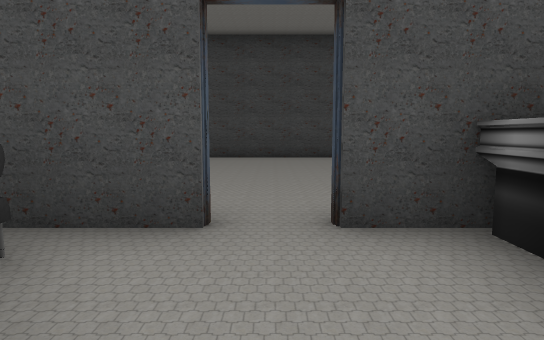
[1] (above)

24 first-person views from a walk through a Unity game level. The camera is 1.3 m above the floor, tilts 6° down and sees 75° across. Doors are open. The floor is counted in squares, 2 m on a side. Each view is taken from the middle of a square. On the plan, view 1 faces up. The plan holds only what a view shows up to about 10 squares ahead; the rest is blank. The player character is not drawn. Some animated figures are not drawn. Some surface patterns are stand-ins.

[2]
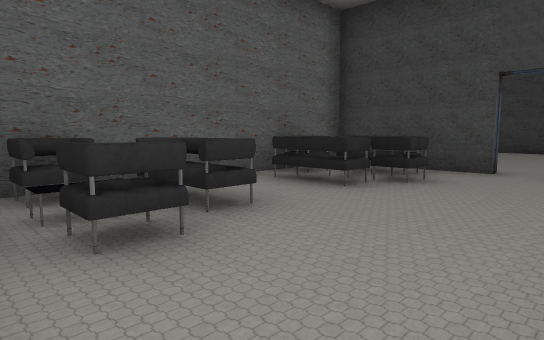

[3]
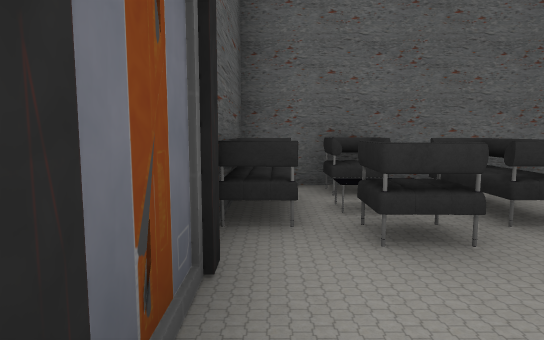

[4]
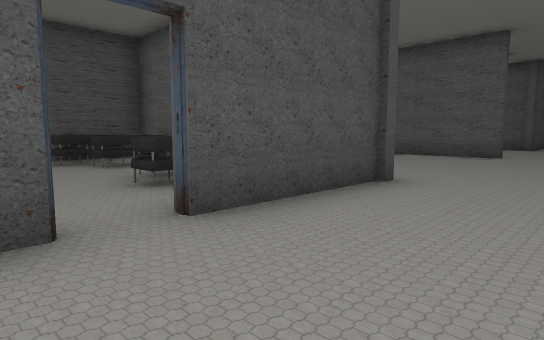

[5]
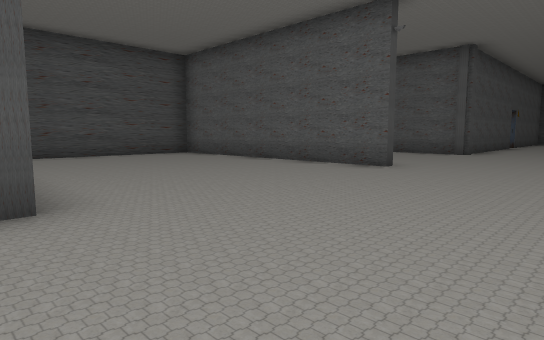

[6]
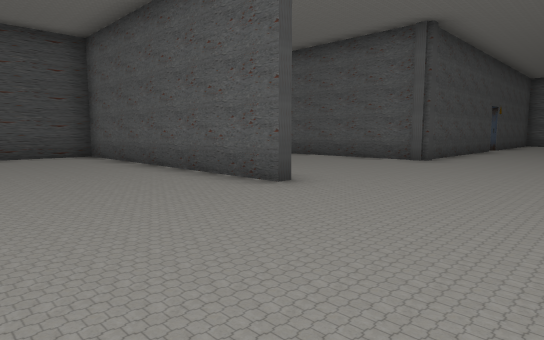

[7]
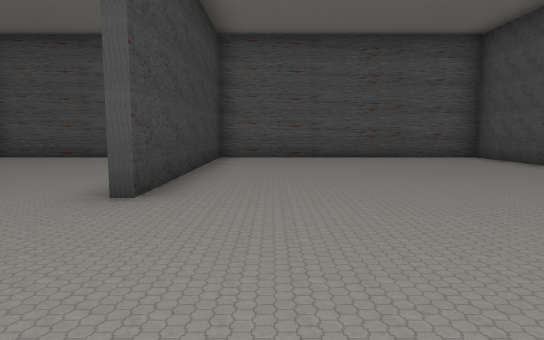

[8]
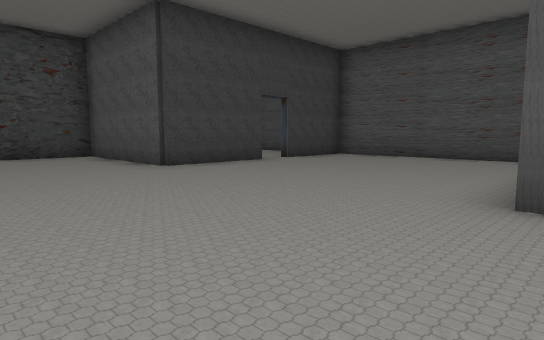

[9]
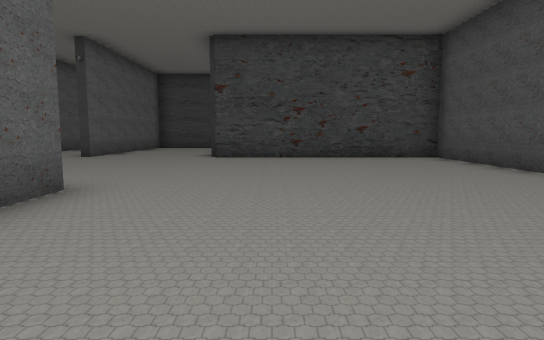

[10]
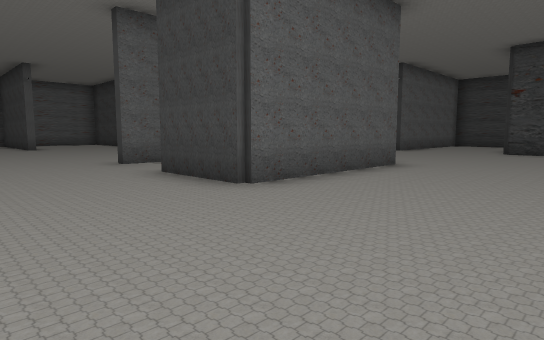

[11]
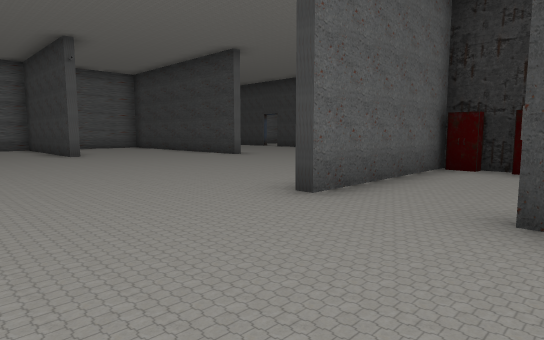

[12]
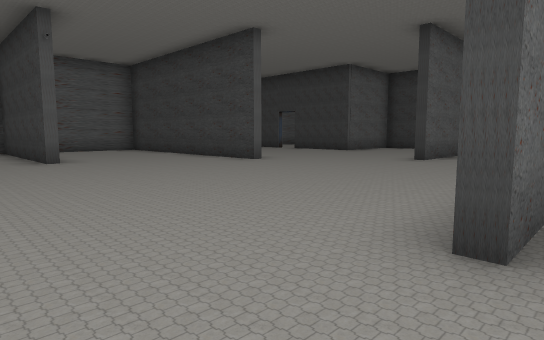

[13]
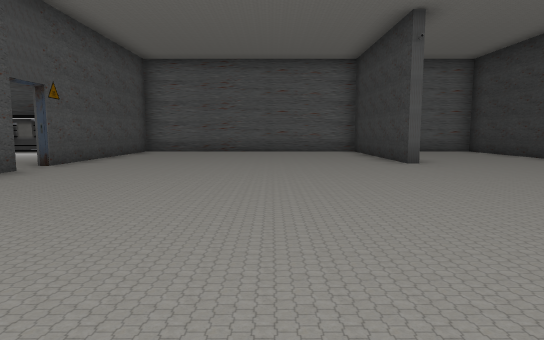

[14]
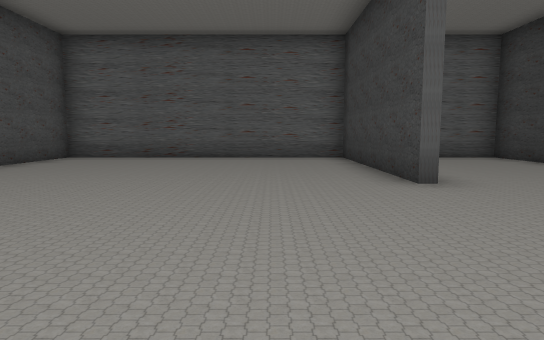

[15]
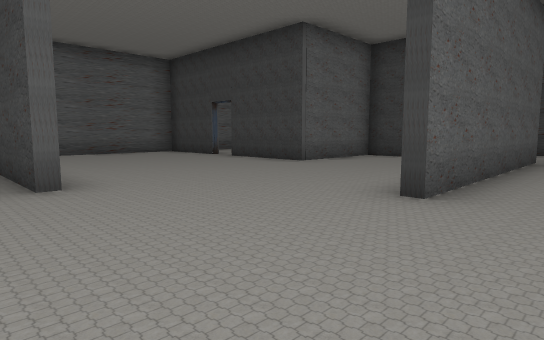

[16]
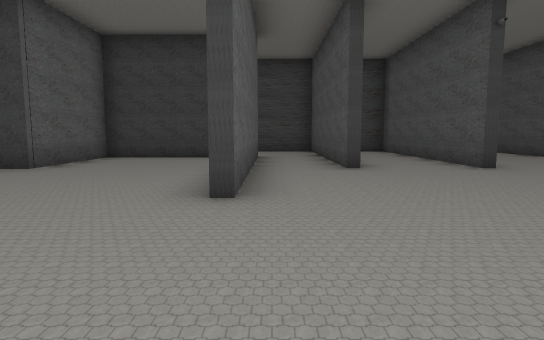

[17]
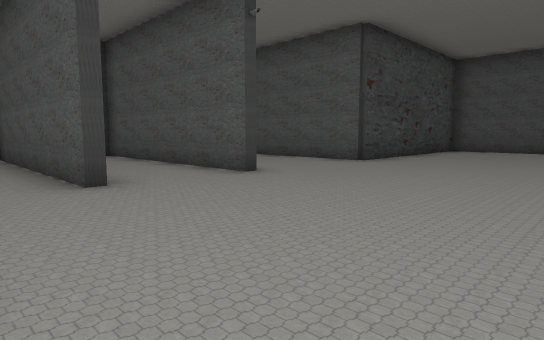

[18]
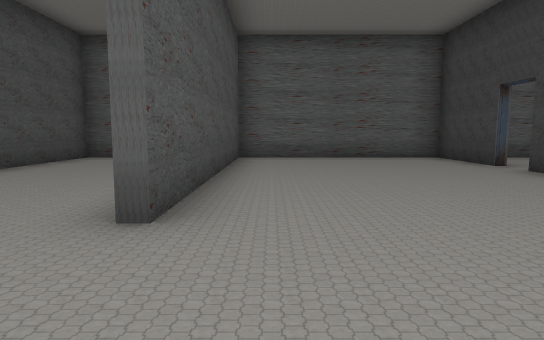

[19]
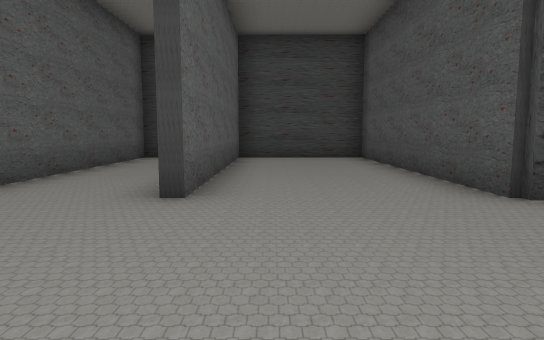

[20]
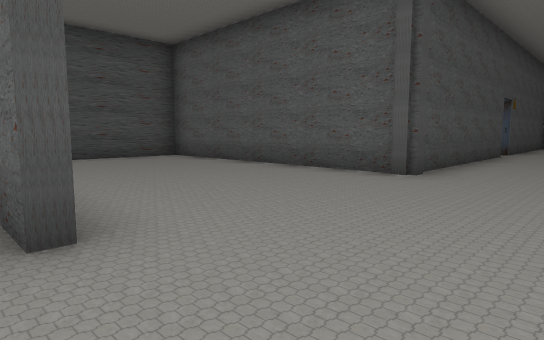

[21]
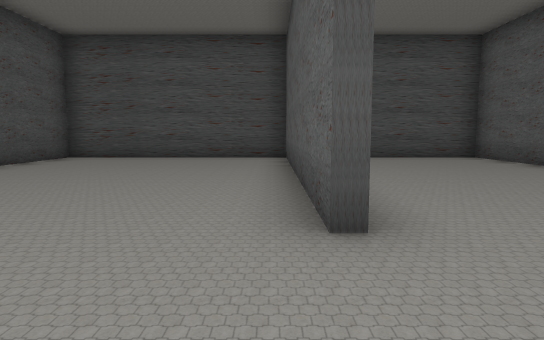

[22]
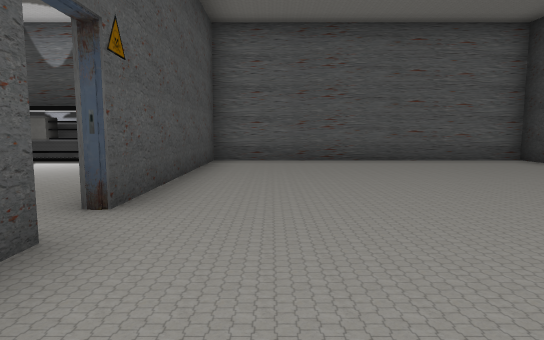

[23]
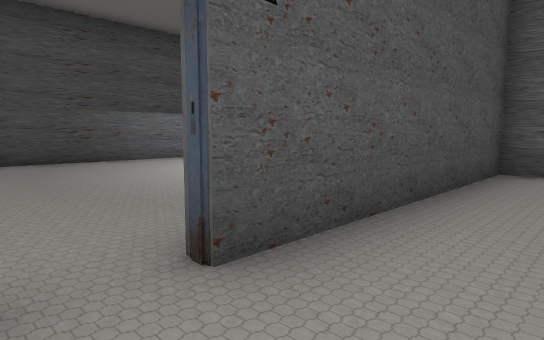

[24]
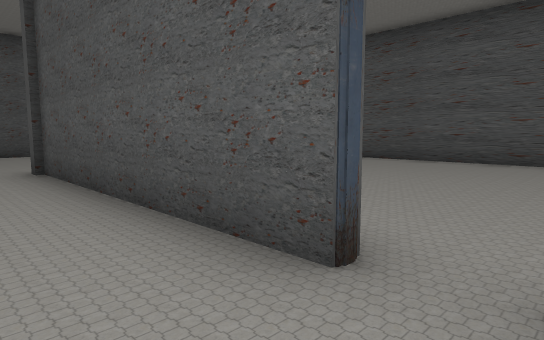

### Floor plan
Points are (right, up) in squares from view 1. A wall is a line through its corners. A room is listed if a view was taken in it or the views show most of it. See-through windows are left out.
Room 1 (views 1, 2, 3)
walls: (-0.4, 2.4) (-1.4, 2.4); (1.9, 2.4) (0.4, 2.4); (-3.4, 1.4) (-3.4, -4.3) (0.7, -4.2); (-2.4, 2.4) (-3.4, 2.4)
ways out: open door at (0, 2.5) to room 2
objects: other object (-3, -3); other object (-3, 1); other object (-2, -4); other object (-2, -3) to (-1, -3); other object (-2, -2); other object (-2, 0); other object (-2, 1) to (-2, 2); other object (-1, 1)
Room 2 (views 4, 5, 6, 7, 8, 9, 10, 11, 12, 13, 14, 15, 16, 17, 18, 19, 20, 21, 22, 23, 24)
walls: (-12.7, 13.6) (-13.3, 13.6); (-12.4, 13.9) (-12.9, 13.9); (-13.4, 14) (-13.4, 10); (-9.4, 14.1) (-9.4, 9.9) (-11.5, 9.9); (-9.4, 2.9) (-9.4, -4.3) (-3.6, -4.3) (-3.6, -1.9); (-9.6, 1.8) (-9.6, 2.5); (-19.5, 13.9) (-26.4, 13.9) (-26.4, 12.4); (-21.5, 9.9) (-26.4, 9.9) (-26.4, 2.6) (-20.9, 2.6); (-20.1, 2.6) (-15.4, 2.6); (-12.1, 19.4) (-12.1, 25.4); (-14.6, 19.5) (-14.6, 22.4); (-3.8, 2.6) (-0.4, 2.6); (-3.4, 2.4) (-3.4, 1.4); (-1.4, 2.4) (-2.4, 2.4); (-14.4, -4.4) (-11.5, -4.4); (-26.4, 10.9) (-26.4, 10.1) (-23.2, 10.1); (-16.4, 22.5) (-16.4, 16.5); (-17.6, 22.4) (-20.4, 22.4) (-20.4, 19.4) (-23.1, 19.4); (0.1, 15.4) (-2.6, 15.4) (-2.6, 19.4) (-8.6, 19.4) (-8.6, 25.4) (-11.9, 25.4) (-11.9, 19.5); (0.4, 2.6) (3.4, 2.6) (3.4, 9.4) (-2.5, 9.4); (-23.9, 19.4) (-26.4, 19.4) (-26.4, 14.1) (-19.5, 14.1); (1.9, 15.4) (0.9, 15.4); (-26.4, -0.5) (-26.4, -1.6); (-14.4, 25.4) (-14.4, 20.4); (3.4, 10.6) (3.4, 15.2); (-25.1, -4.5) (-16, -4.4)
ways out: open door at (0, 2.5) to room 1; opening at (-16, 23); open door at (-26, -0.5); open door at (-23.5, 19); open door at (-20.5, 2.5); open door at (0.5, 15)

Where each view was taken, in squares from view 1:
view 1: 0 up, 0 right, facing up
view 2: 4 down, 1 right, facing up-left
view 3: 4 down, 1 right, facing left
view 4: 5 up, 1 right, facing down-left
view 5: 6 up, 3 left, facing down-left
view 6: 6 up, 6 left, facing down-left
view 7: 8 up, 6 left, facing right
view 8: 9 up, 6 left, facing up-right
view 9: 10 up, 7 left, facing up
view 10: 7 up, 6 left, facing up-left
view 11: 7 up, 11 left, facing up-left
view 12: 8 up, 13 left, facing up-left
view 13: 7 up, 14 left, facing left
view 14: 8 up, 17 left, facing left
view 15: 13 up, 15 left, facing up-left
view 16: 13 up, 16 left, facing up
view 17: 15 up, 16 left, facing up-right
view 18: 15 up, 17 left, facing left
view 19: 16 up, 11 left, facing up
view 20: 5 up, 9 left, facing down-left
view 21: 5 up, 9 left, facing down
view 22: 4 up, 18 left, facing left
view 23: 4 up, 20 left, facing down-left
view 24: 4 up, 21 left, facing down-right
